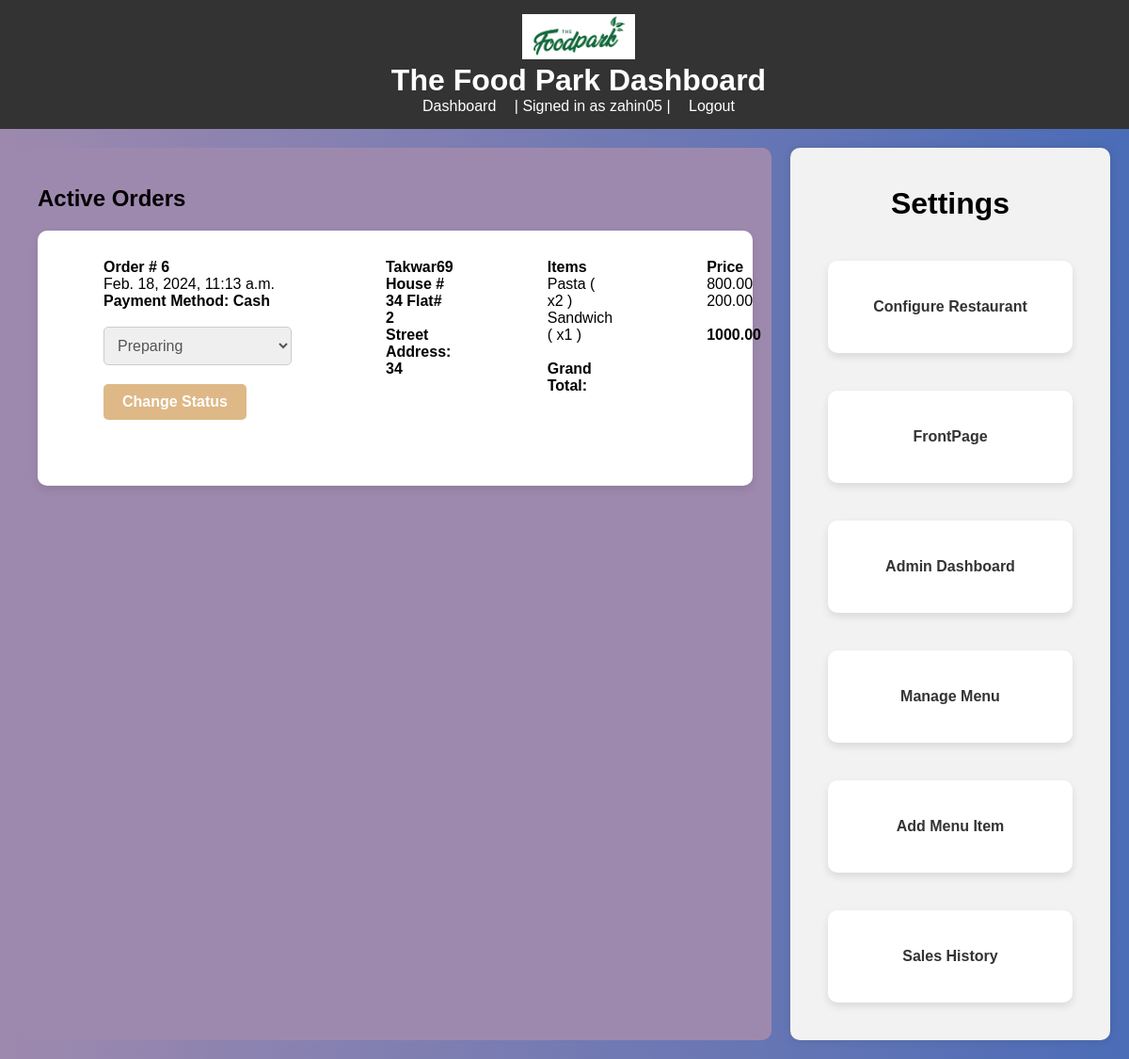
Screenshot of /admin_home (signed in) with the database file from the repository.
### restaurant/models.py (models this page shows, shortened)
class Configuration(models.Model):
    title = models.CharField(max_length=30,default=None)
    logo = models.ImageField(upload_to='media/',default = None)

class CustomUser(AbstractUser):
    phone_number = models.CharField(max_length=13,null = True)
    is_admin = models.BooleanField(default=False)

class Order(models.Model):
    made_by = models.ForeignKey(CustomUser,on_delete=models.CASCADE,related_name="orders")
    status = models.CharField(default = "placing",max_length=30)
    created_at = models.DateTimeField(null=True)
    menu_items = models.ManyToManyField(Menu,through='OrderItem')
    grand_total = models.DecimalField(decimal_places=2,max_digits=10,default=0)
    payment_method = models.CharField(max_length=30,default='cash')

class ShippingDetails(models.Model):
    order = models.ForeignKey(Order,on_delete=models.CASCADE,related_name="shipping_address")
    houseNo = models.CharField(max_length=10)
    flatNo = models.CharField(max_length=10)
    street =  models.CharField(max_length=30)
    additional = models.CharField(max_length=30,default=None,null=True)

class OrderItem(models.Model):
    order = models.ForeignKey(Order, on_delete=models.CASCADE,related_name="order_items")
    menu_item = models.ForeignKey(Menu, on_delete=models.CASCADE)
    quantity = models.PositiveIntegerField(default=0)
    subtotal = models.DecimalField(decimal_places=2, max_digits=8,default=0)
    def __str__(self):
        return f"{self.menu_item} ( x{self.quantity} )"

class Menu(models.Model):
    item_name = models.CharField(max_length=30)
    price = models.DecimalField(decimal_places=2,max_digits=6)
    description = models.TextField()
    image = models.ImageField(upload_to='media/')
    def __str__(self):
        return f"{self.item_name}"

### restaurant/views.py (the view)
# urls.py: path('admin_home',views.admin_home,name='admin_home'),
@user_passes_test(is_admin)
def admin_home(request):
    return render(request,"restaurant/admin_home.html",{"orders":Order.objects.filter(status__in=['placed','Preparing','Dispatched'])})

### restaurant/context_processors.py (called while the page is built)
def global_context(request):
    return {'restaurant': Configuration.objects.first()}

### restaurant/views.py (called while the page is built)
def is_admin(user):
    return user.is_authenticated and user.is_admin

### restaurant/templates/restaurant/admin_home.html (shortened to what this page needs)
{% extends 'restaurant/admin_layout.html' %}
{% block content %}
<div class="order-container">
    <h2>Active Orders</h2>
    {% for order in orders %}
        <div class="order-card">
            <div class = 'order-section'>
                <b>Order # {{order.id}}</b>
                <br style = "margin: 10px;">
                {{order.created_at}}
                <br style = "margin: 10px;">
                <b>Payment Method: {{order.payment_method.capitalize}}</b>
                <br style = "margin: 20px;">
                <br style = "margin: 10px;">
            <form method = "post" action ="{%url 'change_status'%}">
                <select id="change_status" name="change_status">
                    <option value="Preparing">Preparing</option>
                </select>
                <div class="button-container">
                    <input type="submit" class="change-status-btn" value="Change Status">
                </div>
          </form>
            </div>
            <div class = 'order-section'>
            <b>{{order.made_by}}</b>
                <br style = "margin: 10px;">
                <b>House # {{order.shipping_address.all.0.houseNo}} Flat# {{order.shipping_address.all.0.flatNo}} </b>
                <br style = "margin: 10px;">
                <b>Street Address: {{order.shipping_address.all.0.street}} </b>
                <br style = "margin: 10px;">
            </div>
            <div class = 'order-section'>
                <b>Items</b>
                <br style = "margin: 10px;">
                {% for each in order.order_items.all %}
                    {{each}}
                <br>
                {%endfor%}
                <br>
                <b>Grand Total:</b>
            </div>
            <div class = 'order-section'>
                <b>Price</b>
                <br style = "margin: 10px;">
                {% for each in order.order_items.all %}
                    {{each.subtotal}}
                <br>
                {%endfor%}
                <br>
                <b>{{order.grand_total}}</b>
            </div>
        </div>
    {% endfor %}
</div>
{% endblock %}

### restaurant/templates/restaurant/admin_layout.html (shortened to what this page needs)
{% load static %}
<!DOCTYPE html>
<html lang="en">
<head>
    <link rel="stylesheet" href="{% static 'restaurant/admin_styles.css' %}">
</head>
<body>
    <div id="header">
        <img src = "{{restaurant.logo.url}}" id = "main-logo">
        {%if restaurant.title %}
            <h1>{{restaurant.title}} Dashboard</h1>
        {%else%}
            <h1>Admin Dashboard</h1>
        {%endif%}
    <div id = "header-links">
        <a href="{% url 'admin_home' %}">Dashboard</a>
        {% if user.is_authenticated %}
         |  Signed in as {{ user.username }} | <a href="{% url 'logout' %}">Logout</a>
        {% else %}
            <a href="{% url 'login' %}">Login as admin</a>
        {% endif %}
    </div>
    </div>
    <div id="main-content">
        {% block content %}
        {% endblock %}
        <div class="settings">
            <h1>Settings</h1>
            <a href="{% url 'configure' %}" class="big-card">Configure Restaurant</a>
            <br>
            <a href="{% url 'index' %}" class="big-card">FrontPage</a>
            <br>
            <a href="{% url 'admin_home' %}" class="big-card">Admin Dashboard</a>
            <br>
            <a href="{% url 'manage_menu' %}" class="big-card">Manage Menu</a>
            <br>
            <a href="{% url 'add_item' %}" class="big-card">Add Menu Item</a>
            <br>
            <a href="{% url 'sales_history' %}" class="big-card">Sales History</a>
            <br>
        </div>
    </div>
</body>
</html>

### restaurant/static/restaurant/admin_styles.css (style rules this page uses)
body { font-family: 'Arial', sans-serif; margin: 0; padding: 0; display: flex; flex-direction: column; height: 100vh; background: linear-gradient(to right, rgb(158, 137, 174), #4b6cb7); }
#header { background-color: #333; color: white; padding: 15px; text-align: center; width: 100%; z-index: 1000; }
#header h1 { margin: 0; text-align: center; }
#header a { color: white; text-decoration: none; margin: 15px; text-align: center; }
#main-content { display: flex; flex: 1; padding: 20px; }
.order-container { flex: 3; padding: 20px; background-color: rgb(158, 137, 174); overflow: hidden; border-radius: 10px; }
.order-card { background-color: #fff; border-radius: 10px; padding: 20px; margin-bottom: 20px; box-shadow: 0 4px 8px rgba(0, 0, 0, 0.1); display:flex; }
.order-section { margin: 50px; margin-top: 10px; word-wrap: break-word; width:350px }
.settings { width: 500px; flex: 1; padding: 20px; background-color: #f2f2f2; text-align: center; border-radius: 10px; box-shadow: 0 0 10px rgba(0, 0, 0, 0.1); margin-left: 20px; }
.big-card { background-color: #fff; color: #333; padding: 40px; border-radius: 10px; display: inline-block; margin: 20px 20px; cursor: pointer; text-decoration: none; transition: transform 0.3s; box-shadow: 0 4px 8px rgba(0, 0, 0, 0.1); font-weight: bold; width: 180px; }
select { width: 200px; padding: 10px; font-size: 16px; border: 1px solid #ccc; border-radius: 5px; outline: none; color: #555; }
select option { background-color: #fff; color: #555; }
.button-container { margin-top: 20px; }
.change-status-btn { padding: 10px 20px; font-size: 16px; font-weight: bold; text-align: center; text-decoration: none; cursor: pointer; border: none; border-radius: 5px; color: #fff; background-color: burlywood; transition: background-color 0.3s ease; }
#main-logo { width:120px; }

### rows the page displays
Configuration: logo (picture), title "The Food Park"
CustomUser: username "zahin05"
Order: id "6", created_at "Feb. 18, 2024, 11:13 a.m.", payment_method "Cash", made_by "Takwar69", shipping_address.all.0.houseNo "34", shipping_address.all.0.flatNo "2", shipping_address.all.0.street "34", grand_total "1000.00"
OrderItem: menu_item+quantity "Pasta ( x2 )", subtotal "800.00"
OrderItem: menu_item+quantity "Sandwich ( x1 )", subtotal "200.00"
